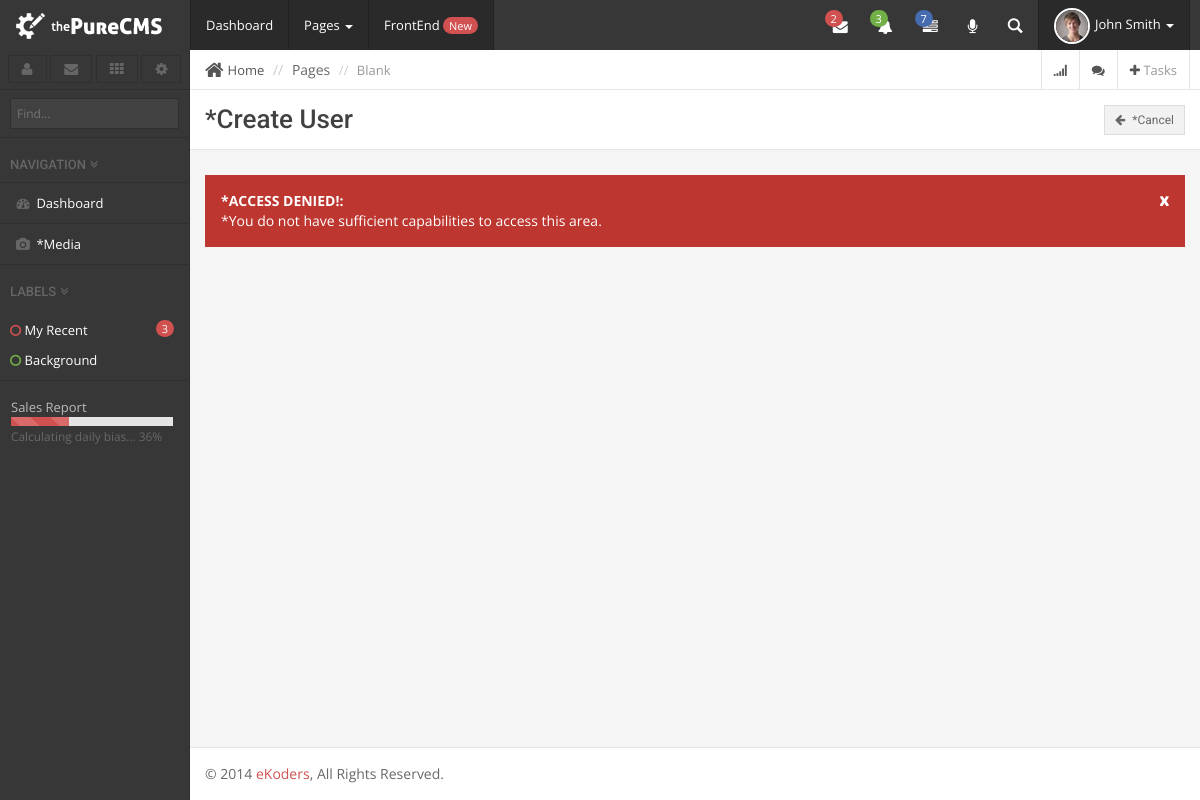
/admin/create_user.php (signed in), run on an earlier commit of the app's database.
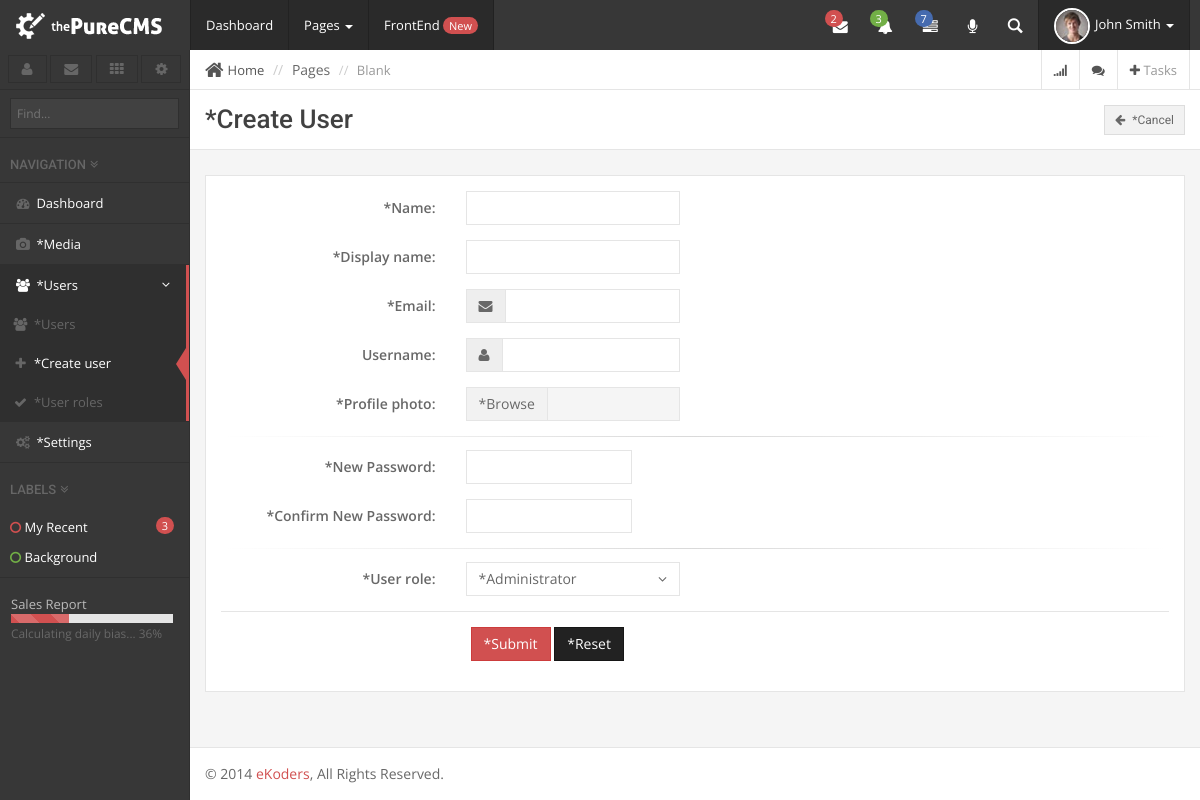
And on a later commit of the database.
### tables this page shows
CREATE TABLE IF NOT EXISTS `user_roles` (
  `role_id` int(11) NOT NULL AUTO_INCREMENT,
  `role_title` varchar(32) NOT NULL,
  `role_description` varchar(250) NOT NULL,
  `role_object` longtext NOT NULL,
  `role_ts` timestamp NOT NULL DEFAULT CURRENT_TIMESTAMP,
  PRIMARY KEY (`role_id`)
);

### admin/create_user.php (the view, shortened to what the changed rows need)
<?php
include_once 'include/init.php';
$ID = (isset($_GET['update']))? $Users->get_logged_id() : NULL;
$ID = (isset($_GET['ID']))? $_GET['ID'] : $ID;
$admin_title = (isset($ID))? 'Edit profile' : 'Create User';
include 'include/header.php';
?>
<link href="assets/css/plugins/select2/select2.css" rel="stylesheet">
<link href="assets/css/plugins/select2/select2.custom.min.css" rel="stylesheet">
<link href="assets/css/plugins/bootstrap-select/bootstrap-select.min.css" rel="stylesheet">
<link rel="stylesheet" href="assets/css/plugins/bootstrap-wysihtml/bootstrap-wysihtml5.css">
<link rel="stylesheet" href="assets/css/plugins/bootstrap-editable/bootstrap-editable.css">
<link rel="stylesheet" href="assets/css/plugins/bootstrap-datepicker/datepicker.css">
<div id="page-wrapper">
		<div class="row">
			<div class="col-lg-12">
				<div class="page-header title">
					<h1><?php __($admin_title); ?> <a href="users.php" class="btn btn-default btn-sm pull-right"><i class="fa fa-arrow-left"></i> <?php __('Cancel') ?></a></h1>
				</div>
			</div>
		</div>
		<?php
		get_lock_status(); ?>
		<div class="row">
			<div class="col-lg-12">
				<div class="panel panel-default">
					<div class="panel-body">
						<form action="<?php echo get_actual_url(false); ?>" class="form-horizontal" role="form" method="post" enctype="multipart/form-data">
							<div class="form-group">
								<label class="col-sm-3 control-label"><?php __('Name') ?>:</label>
								<div class="col-sm-3">
									<input type="text" class="form-control" value="<?php echo (isset($ID))? $profile->user_name : '' ?>" name="name">
								</div>
							</div>
							<div class="form-group">
								<label class="col-sm-3 control-label"><?php __('Display name') ?>:</label>
								<div class="col-sm-3">
									<input type="text" class="form-control" value="<?php echo (isset($ID))? $profile->user_display_name : '' ?>" name="display_name">
								</div>
							</div>
							<div class="form-group">
								<label class="col-sm-3 control-label"><?php __('Email') ?>:</label>
								<div class="col-sm-3">
									<div class="input-group">
										<span class="input-group-addon"><i class="fa fa-envelope"></i></span>
										<input type="email" class="form-control" value="<?php echo (isset($ID))? $profile->user_email : '' ?>" name="email">
									</div>
								</div>
							</div>
							<div class="form-group">
								<label class="col-sm-3 control-label"><?php __('Username') ?>:</label>
								<div class="col-sm-3">
									<div class="input-group">
										<span class="input-group-addon"><i class="fa fa-user"></i></span>
										<input type="text" <?php echo (isset($ID))? 'disabled' : ''; ?> value="<?php echo (isset($ID))? $user->user_username : '' ?>" class="form-control" name="username">
									</div>
								</div>
							</div>
							<div class="form-group">
								<label class="col-sm-3 control-label"><?php __('Profile photo') ?>:</label>
								<div class="col-sm-3">
									<div class="input-group">
										<span class="input-group-btn">
											<span class="btn btn-file">
											</span>
										</span>
										<input type="text" class="form-control" readonly>
									</div>
								</div>
							</div>
							<hr class="separator">
								<div class="myPassword" style="<?php echo (isset($ID))? 'display: none;' : ''; ?>">
									<div class="form-group">
										<label class="col-sm-3 control-label"><?php __('New Password') ?>:</label>
										<div class="col-sm-3">
											<div class="input-group">
												<input type="password" name="password1" class="form-control" id="form-field-2">
											</div>
										</div>
									</div>
									<div class="form-group">
										<label class="col-sm-3 control-label"><?php __('Confirm New Password'); ?>:</label>
										<div class="col-sm-3">
											<div class="input-group">
												<input type="password" name="password2" class="form-control" id="form-field-3">
											</div>
										</div>
									</div>
								</div>
							<hr class="separator">
							<div class="form-group">
								<label class="col-sm-3 control-label"><?php __('User role'); ?>:</label>
								<div class="col-sm-3">
									<select name="role" class="form-control selectpicker">
									<?php
										$roles = $Users->get_roles();
										foreach ($roles as $role) {
											?><option value="<?php echo $role->role_id; ?>" ><?php __($role->role_title); ?></option><?php
										}
									?>
									</select>
								</div>
							</div>
							<div class="form-actions">
								<div class="form-group">
									<div class="col-sm-offset-3 col-sm-9">
										<button type="submit" name="submit" class="btn btn-primary"><?php __('Submit'); ?></button>
										<button type="reset" class="btn btn-inverse"><?php __('Reset'); ?></button>
									</div>
								</div>
							</div>
						</form>
					</div>
				</div>
			</div>
		</div>
<?php include 'include/footer.php'; ?>

### common/procedural_functions.php (shortened to what the changed rows need)
<?php
$lang = new language();
function __($key, $echo = true)
{
	global $lang;
	if ($echo) {
		echo $lang->get_key($key);
	}else{
		return $lang->get_key($key);
	}
}
function get_actual_url($encode = true)
{
	$actual_url = "http://$_SERVER[HTTP_HOST]$_SERVER[REQUEST_URI]";
	if ($encode) {
		return urlencode($actual_url);
	}else{
		return $actual_url;
	}
}
function get_script_name()
{
	return end(explode('/', rtrim($_SERVER['SCRIPT_NAME'], '.php')));
}
function is_page_active($page, $echo = true)
{
	if ((is_array($page) && in_array(get_script_name(), $page)) || ($page == get_script_name())) {
		if ($echo) {
			echo "active";
		}else{
			return 'active';
		}
	}
}
function generate_admin_menu()
{
	global $admin_sidebar_navigation;
	foreach ($admin_sidebar_navigation as $key => $data) {
		$parent_active = '';
		if (strpos($data['file'], '.')) {
			$file = array_shift(array_slice(explode('.', $data['file']), 0, 1));
			$data['child_files'][] = $file;
			$parent_active = is_page_active($data['child_files'], false);
		}
	?>
		<li class="<?php echo (isset($data['submenu']))? check_submenu($data['submenu']) : ''; ?>">
			<?php if (isset($data['submenu'])) {
				echo '<a href="javascript:;" data-parent="#side" data-toggle="collapse" class="accordion-toggle" data-target="#'.$key.'">';
			}else{
				?><a class="<?php echo $parent_active; ?>" href="<?php echo $data['file']; ?>"><?php
				} ?>
				<i class="fa fa-<?php echo $data['icon']; ?>"></i> <?php __($data['title']); ?> <?php echo (isset($data['submenu']))? '<span class="fa arrow"></span>' : ''; ?>
			</a>
			<?php
				if (isset($data['submenu'])) {
					?>
						<ul class="collapse nav" id="<?php echo $key; ?>">
							<?php
								foreach ($data['submenu'] as $submenu_key => $submenu_data) {
									$submenu_item_active = '';
									if (strpos($submenu_data['file'], '.')) {
										$file = array_shift(array_slice(explode('.', $submenu_data['file']), 0, 1));
										$submenu_data['child_files'][] = $file;
										$submenu_item_active = is_page_active($submenu_data['child_files'], false);
									}
									?>
										<li>
											<a class="<?php echo $submenu_item_active; ?>" href="<?php echo $submenu_data['file']; ?>">
												<i class="fa fa-<?php echo $submenu_data['icon']; ?>"></i> <?php __($submenu_data['title']); ?>
											</a>
										</li>
									<?php
								}
							?>
						</ul>
					<?php
				}
			 ?>
		</li>
	<?php
	}
}
function get_lock_status()
{
	global $lock_page;
	if ($lock_page) {
		generate_message('ACCESS DENIED!', 'You do not have sufficient capabilities to access this area.', 'danger');
		include ADMINABS.'include/footer.php';
		exit;
	}
}
function check_submenu($data)
{
	$open = '';
	foreach ($data as $key => $value) {
		if (strpos($value['file'], '.')) {
			$file = array_shift(array_slice(explode('.', $value['file']), 0, 1));
			$value['child_files'][] = $file;
			if (is_page_active($value['child_files'], false)) {
				$open = 'open';
			}
		}
	}
	$class = 'panel '.$open;
	return $class;
}
function add_navigation_item($name, $title, $icon, $file, $child_files = array(), $parent = NULL, $settings = NULL, $capability = NULL)
{
	global $admin_sidebar_navigation;
	if (!is_allowed($settings, $capability)) {
		return;
	}
	foreach ($child_files as $key => $value) {
		$child_files[$key] = rtrim($value, '.php');
	}
	$item = array(
		'title' => $title
		,'icon' => $icon
		,'file' => $file
		,'child_files' => $child_files
		,'has_settings' => $settings
		,'has_capability' => $capability
	);
	if (isset($parent)) {
		if (isset($admin_sidebar_navigation[$parent])) {
			$admin_sidebar_navigation[$parent]['submenu'][$name]=$item;
		}
	}else{
		$admin_sidebar_navigation[$name]=$item;
	}
}
		?>
		<?php
function generate_message($title, $message, $type)
{
	?>
	<div class="alert bg-<?php echo $type; ?>">
		<button aria-hidden="true" data-dismiss="alert" class="close" type="button">x</button>
		<p><strong><?php __($title); ?>:</strong><br>  <?php __($message); ?></p>
	</div>
	<?php
}
function is_allowed($settings = null, $capability = null){
	global $Users;
	$state = true;
	if ((isset($capability) && !$Users->has_capabilities($capability))) {
		$state = false;
	}
	return $state;
}

What changed in the data, as far as the page shows it:
added user_roles: role_title "*Administrator"
Also different on the page:
$lang->get_key($key): "*Create User *Cancel *ACCESS DENIED! *You do not have sufficient capabilities to access this area." → "*Create User *Cancel *Name *Display name *Email Username *Profile photo *Browse *New Password *Confirm New Password *User role *Submit *Reset"
new list line: "*Users *Users *Create user *User roles"
new list line: "*Settings"
text no longer shown: "x"
